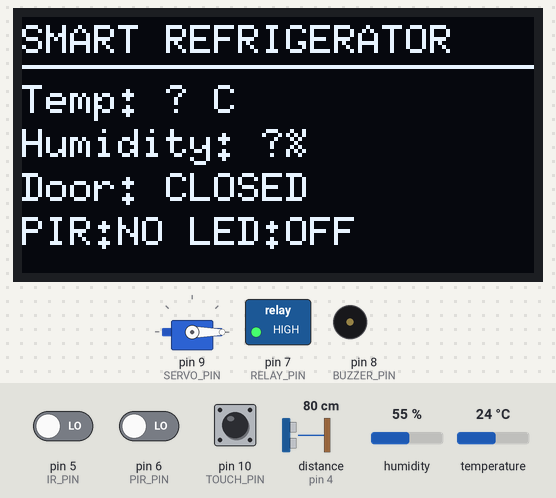
The sketch below on a simulated Arduino Uno, built with avr-gcc and run on an emulated ATmega328P. Shown: servo, 128×64 one-colour display, switched loads named in the sketch (green lamp = pin HIGH), buzzer (waves = sounding). Wiring (inferred from the names in the program): ultrasonic range finder: trigger pin 3; echo pin 4. The test bench sets the inputs (shaded band); at power-on: distance to the obstacle (sensor on pin 4) 80 cm, pin 5 (IR_PIN) LOW, pin 6 (PIR_PIN) LOW, pin 10 (TOUCH_PIN) LOW, humidity 55 %, temperature 24 °C. The echo pulse lasts 58.3 µs per cm; pins used as bus, display or sensor lines are not drawn; what the sketch prints to the serial monitor is not drawn.

Above: at 1.5 s.
1.6 s: distance to the obstacle (sensor on pin 4) set to 23 cm
3.1 s: distance to the obstacle (sensor on pin 4) set to 18 cm
At 5.0 s:
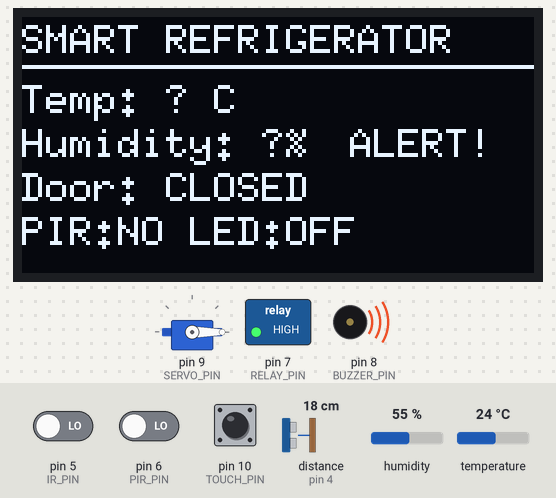
5.4 s: pin 5 (IR_PIN) driven HIGH
At 7.9 s:
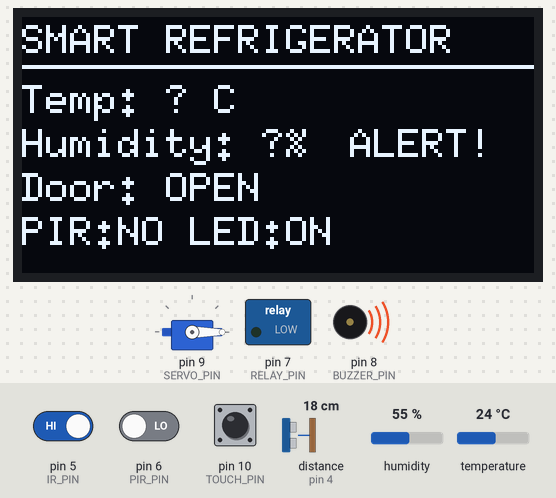
8.6 s: pin 6 (PIR_PIN) driven HIGH
At 10.3 s:
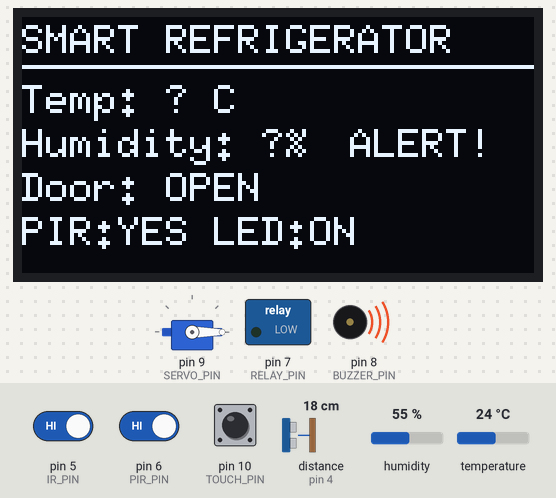
10.9 s: pin 5 (IR_PIN) driven LOW
At 13.4 s:
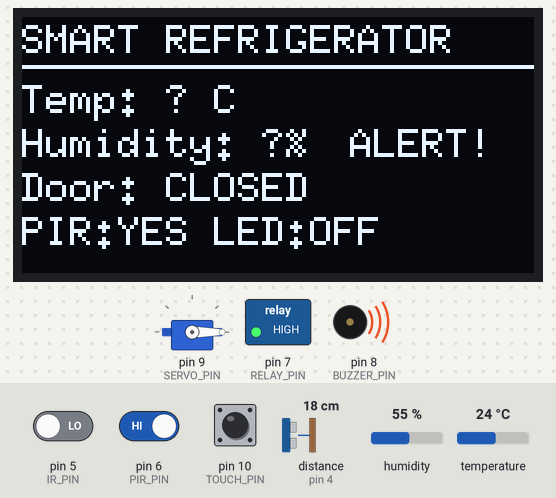
Timing chart, 0 to 14.9 s (numbered marks = the images above; inputs shaded):
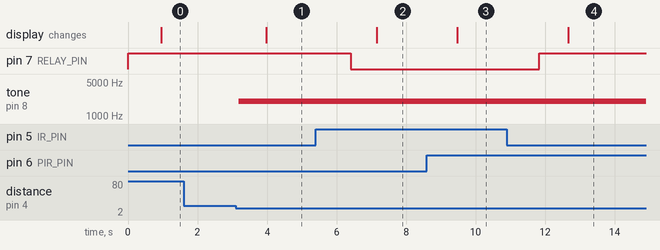

Measured:
- the behaviour switches between 21 and 20 cm on distance to the obstacle (sensor on pin 4) (found by bisection; images 0 and 1)
- after the input at 1.6 s, every drawn part: stays the same
- after the input at 3.1 s, tone on pin 8 (BUZZER_PIN): silent → 2000 Hz after 0.09 s; the display: changes after 0.88 s (image 1)
- after the input at 5.4 s, pin 7 (RELAY_PIN): HIGH → LOW after 1.0 s; the display: changes after 1.8 s (image 2)
- after the input at 8.6 s, the display: changes after 0.88 s (image 3)
- after the input at 10.9 s, pin 7 (RELAY_PIN): LOW → HIGH after 0.93 s; the display: changes after 1.8 s (image 4)

The sketch:

code.ino
```cpp
#include <Wire.h>
#include <Servo.h>
#include <DHT.h>
#include <U8g2lib.h>

// ---------------- OLED ----------------
U8G2_SSD1306_128X64_NONAME_1_HW_I2C oled(
  U8G2_R0, U8X8_PIN_NONE
);

// ---------------- PINS ----------------
#define DHT_PIN       2
#define TRIG_PIN      3
#define ECHO_PIN      4
#define IR_PIN        5
#define PIR_PIN       6
#define RELAY_PIN     7
#define BUZZER_PIN    8
#define SERVO_PIN     9
#define TOUCH_PIN     10

// ---------------- SETTINGS ----------------
#define DHT_TYPE DHT11

const int DOOR_OPEN_STATE = HIGH;  // IR HIGH = door open
const int RELAY_ON_STATE = LOW;    // Active-LOW relay module
const int TOUCH_ACTIVE_STATE = HIGH;

const int SERVO_OPEN_ANGLE = 90;
const int SERVO_CLOSED_ANGLE = 0;

const float TEMP_LIMIT = 35.0;

const int OBSTACLE_DISTANCE = 20;
const int OBSTACLE_CLEAR_DISTANCE = 24;

// Timings
const unsigned long DHT_INTERVAL = 2000;
const unsigned long OLED_INTERVAL = 200;
const unsigned long SERIAL_INTERVAL = 500;
const unsigned long ULTRASONIC_INTERVAL = 100;
const unsigned long TOUCH_DEBOUNCE = 300;
const unsigned long IR_FILTER_TIME = 80;

// ---------------- OBJECTS ----------------
DHT dht(DHT_PIN, DHT_TYPE);
Servo doorServo;

// ---------------- VARIABLES ----------------
float temperature = 0;
float humidity = 0;
float distance = -1;

bool dhtValid = false;
bool doorOpen = false;
bool lightOn = false;
bool motionDetected = false;
bool obstacleDetected = false;
bool buzzerOn = false;

bool touchLastReading = LOW;
bool touchStableState = LOW;

int irCandidate = LOW;

unsigned long lastTouchTime = 0;
unsigned long lastIRChangeTime = 0;
unsigned long lastDHTTime = 0;
unsigned long lastOLEDTime = 0;
unsigned long lastSerialTime = 0;
unsigned long lastUltrasonicTime = 0;

// ---------------- DOOR / IR ----------------
void checkDoor() {
  int reading = digitalRead(IR_PIN);

  if (reading != irCandidate) {
    irCandidate = reading;
    lastIRChangeTime = millis();
  }

  if (millis() - lastIRChangeTime >= IR_FILTER_TIME) {
    doorOpen = (irCandidate == DOOR_OPEN_STATE);
  }
}

// ---------------- RELAY ----------------
// IR sensor is the ONLY controller of the relay.
void controlLight() {
  lightOn = doorOpen;

  digitalWrite(
    RELAY_PIN,
    lightOn ? RELAY_ON_STATE : !RELAY_ON_STATE
  );
}

// ---------------- TOUCH / SERVO ----------------
void checkTouch() {
  bool reading = digitalRead(TOUCH_PIN);

  if (reading != touchStableState) {
    if (millis() - lastTouchTime >= TOUCH_DEBOUNCE) {
      touchStableState = reading;
      lastTouchTime = millis();

      if (touchStableState == TOUCH_ACTIVE_STATE) {
        doorOpen = !doorOpen;

        if (doorOpen) {
          doorServo.write(SERVO_OPEN_ANGLE);
        } else {
          doorServo.write(SERVO_CLOSED_ANGLE);
        }
      }
    }
  }
}

// ---------------- ULTRASONIC ----------------
void readUltrasonic() {
  digitalWrite(TRIG_PIN, LOW);
  delayMicroseconds(5);

  digitalWrite(TRIG_PIN, HIGH);
  delayMicroseconds(10);

  digitalWrite(TRIG_PIN, LOW);

  unsigned long duration = pulseIn(ECHO_PIN, HIGH, 25000UL);

  if (duration == 0) {
    distance = -1;
    obstacleDetected = false;
    return;
  }

  distance = duration * 0.0343 / 2.0;

  if (distance >= 2 && distance <= OBSTACLE_DISTANCE) {
    obstacleDetected = true;
  }
  else if (distance > OBSTACLE_CLEAR_DISTANCE) {
    obstacleDetected = false;
  }
}

// ---------------- BUZZER ----------------
// Ultrasonic sensor is the ONLY controller of the buzzer.
void controlBuzzer() {
  if (obstacleDetected && !buzzerOn) {
    tone(BUZZER_PIN, 2000);
    buzzerOn = true;
  }
  else if (!obstacleDetected && buzzerOn) {
    noTone(BUZZER_PIN);
    buzzerOn = false;
  }
}

// ---------------- PIR ----------------
// PIR is used only for motion detection.
void readPIR() {
  motionDetected = (digitalRead(PIR_PIN) == HIGH);
}

// ---------------- DHT11 ----------------
void readDHT() {
  if (millis() - lastDHTTime >= DHT_INTERVAL) {
    lastDHTTime = millis();

    float newTemperature = dht.readTemperature();
    float newHumidity = dht.readHumidity();

    if (!isnan(newTemperature) && !isnan(newHumidity)) {
      temperature = newTemperature;
      humidity = newHumidity;
      dhtValid = true;
    } else {
      dhtValid = false;
    }
  }
}

// ---------------- RASPBERRY PI COMMUNICATION ----------------
// One JSON object per line, sent over USB serial.
void sendToRaspberryPi() {
  if (millis() - lastSerialTime >= SERIAL_INTERVAL) {
    lastSerialTime = millis();

    Serial.print("{");

    Serial.print("\"temperature\":");
    if (dhtValid) Serial.print(temperature, 1);
    else Serial.print("null");

    Serial.print(",\"humidity\":");
    if (dhtValid) Serial.print(humidity, 1);
    else Serial.print("null");

    Serial.print(",\"door\":\"");
    Serial.print(doorOpen ? "OPEN" : "CLOSED");
    Serial.print("\"");

    Serial.print(",\"motion\":");
    Serial.print(motionDetected ? "true" : "false");

    Serial.print(",\"distance\":");
    if (distance >= 0) Serial.print(distance, 1);
    else Serial.print("null");

    Serial.print(",\"obstacle\":");
    Serial.print(obstacleDetected ? "true" : "false");

    Serial.print(",\"relay\":");
    Serial.print(lightOn ? "true" : "false");

    Serial.print(",\"buzzer\":");
    Serial.print(buzzerOn ? "true" : "false");

    Serial.print(",\"temperature_warning\":");
    Serial.print((dhtValid && temperature >= TEMP_LIMIT) ? "true" : "false");

    Serial.println("}");
  }
}

// ---------------- OLED DISPLAY ----------------
void updateOLED() {
  if (millis() - lastOLEDTime < OLED_INTERVAL) return;
  lastOLEDTime = millis();

  oled.firstPage();

  do {
    oled.setFont(u8g2_font_6x10_tf);

    oled.drawStr(0, 9, "SMART REFRIGERATOR");
    oled.drawHLine(0, 12, 128);

    char line[32];

    if (dhtValid) {
      snprintf(line, sizeof(line), "Temp: %.1f C", temperature);
      oled.drawStr(0, 24, line);

      snprintf(line, sizeof(line), "Humidity: %.1f%%", humidity);
      oled.drawStr(0, 35, line);
    } else {
      oled.drawStr(0, 24, "Temp: Sensor Error");
      oled.drawStr(0, 35, "Humidity: --");
    }

    snprintf(line, sizeof(line), "Door: %s",
             doorOpen ? "OPEN" : "CLOSED");
    oled.drawStr(0, 46, line);

    snprintf(line, sizeof(line), "PIR:%s LED:%s",
             motionDetected ? "YES" : "NO",
             lightOn ? "ON" : "OFF");
    oled.drawStr(0, 57, line);

    if (dhtValid && temperature >= TEMP_LIMIT) {
      oled.drawStr(82, 24, "HOT!");
    }

    if (buzzerOn) {
      oled.drawStr(82, 35, "ALERT!");
    }

  } while (oled.nextPage());
}

// ---------------- SETUP ----------------
void setup() {
  Serial.begin(115200);

  pinMode(TRIG_PIN, OUTPUT);
  pinMode(ECHO_PIN, INPUT);

  pinMode(IR_PIN, INPUT);
  pinMode(PIR_PIN, INPUT);
  pinMode(TOUCH_PIN, INPUT);

  pinMode(RELAY_PIN, OUTPUT);
  pinMode(BUZZER_PIN, OUTPUT);

  digitalWrite(TRIG_PIN, LOW);
  digitalWrite(RELAY_PIN, !RELAY_ON_STATE);
  noTone(BUZZER_PIN);

  doorServo.attach(SERVO_PIN);
  doorServo.write(SERVO_CLOSED_ANGLE);

  dht.begin();

  Wire.begin();
  Wire.setClock(100000);

  oled.setI2CAddress(0x3C << 1);
  oled.begin();

  // Initialize IR filter from the sensor's actual starting reading.
  irCandidate = digitalRead(IR_PIN);
  doorOpen = (irCandidate == DOOR_OPEN_STATE);
  lastIRChangeTime = millis();

  // Initialize touch state without triggering the servo.
  touchLastReading = digitalRead(TOUCH_PIN);
  touchStableState = touchLastReading;

  lastDHTTime = millis() - DHT_INTERVAL;
  lastOLEDTime = millis();
  lastSerialTime = millis();
  lastUltrasonicTime = millis();

  readDHT();
  controlLight();

  Serial.println("{\"status\":\"SMART_REFRIGERATOR_STARTED\"}");
}

// ---------------- MAIN LOOP ----------------
void loop() {
  checkTouch();
  checkDoor();
  readPIR();

  if (millis() - lastUltrasonicTime >= ULTRASONIC_INTERVAL) {
    lastUltrasonicTime = millis();
    readUltrasonic();
  }

  controlLight();
  controlBuzzer();

  readDHT();

  updateOLED();
  sendToRaspberryPi();
}
```
